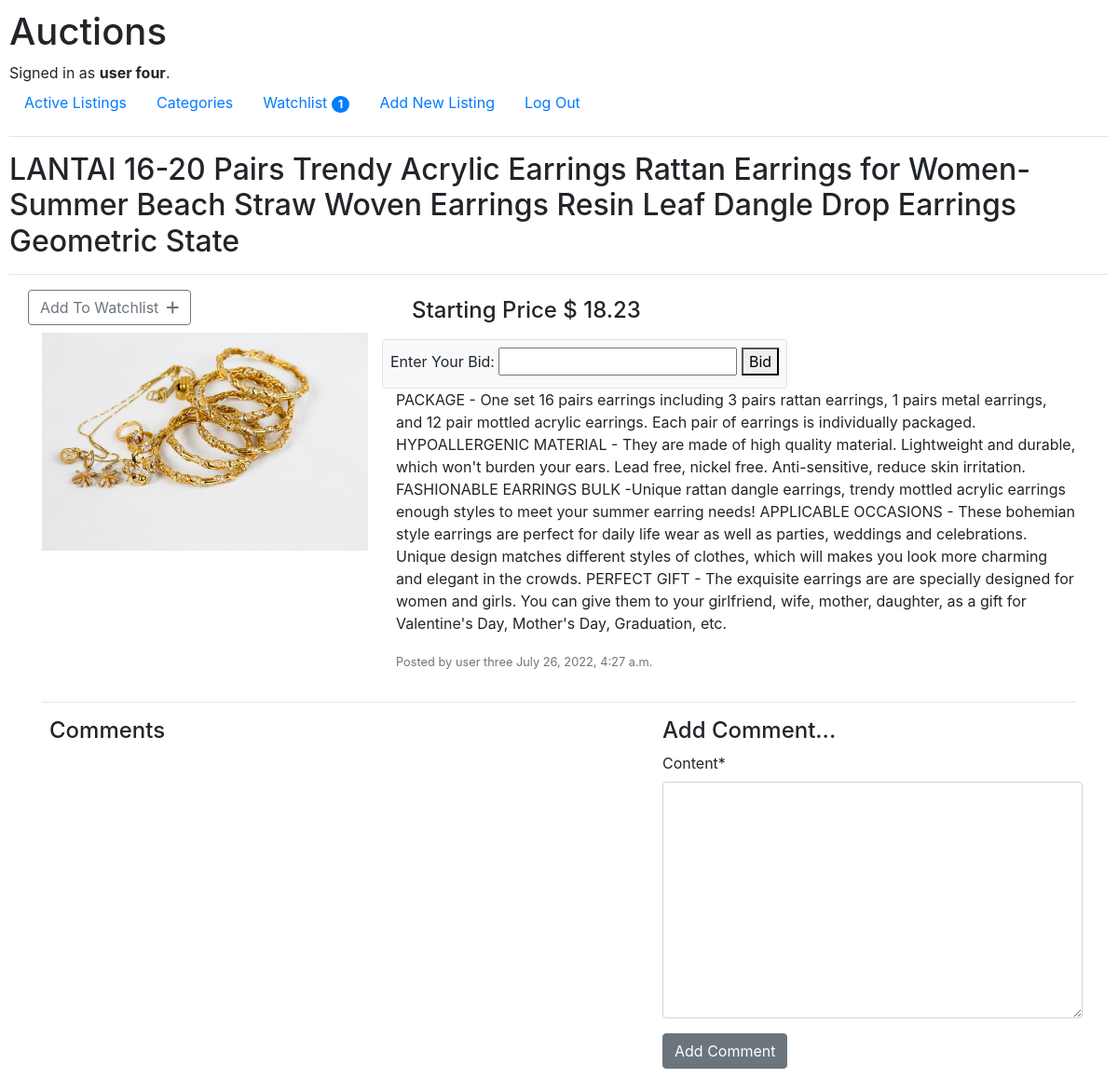
The app's page /30 (signed in), older data.
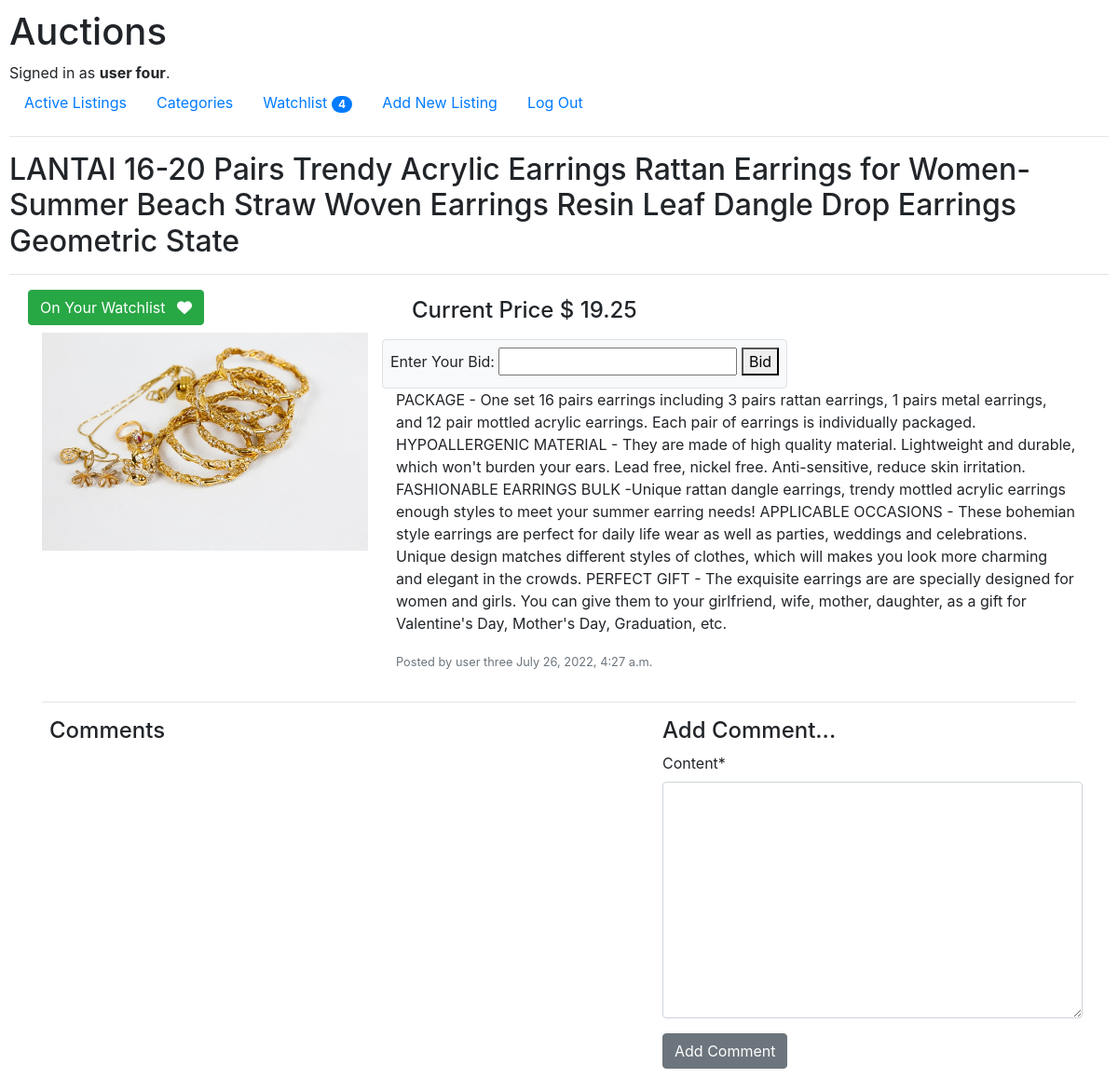
The same page, newer data.
### auctions/models.py (models this page shows, shortened)
class User(AbstractUser):
    def watchlist_count(self):
        return self.watchlist.count()

class Listing(models.Model):
    CATEGORIES = (
        ("Fashion", "Fashion"),
        ("Toys", "Toys"),
        ("Electronics", "Electronics"),
        ("Home", "Home"),
    )
    title = models.CharField(max_length=150)
    description = models.TextField()
    category = models.CharField(choices=CATEGORIES, max_length=30)
    image = models.ImageField(upload_to='users/%Y/%m/%d/', blank=True)
    starting_price = models.DecimalField(max_digits=10, decimal_places=2)
    date = models.DateTimeField(auto_now_add=True)
    watchlist = models.ManyToManyField(User, blank=True, default=None, related_name='watchlist')
    owner = models.ForeignKey(User, on_delete=models.CASCADE)
    active = models.BooleanField(default=True)
    def current_price(self):
        return self.bid_set.all().aggregate(Max('price'))['price__max']

### auctions/views.py (the view)
# urls.py: path("<int:listing_id>", views.listing, name="listing"),
def listing(request, listing_id):
    listing = get_object_or_404(Listing, pk=listing_id)
    if listing.watchlist.filter(id=request.user.id).exists():
        added = True
    else:
        added = False
    if request.method == "POST":
        form = BidForm(request.POST)
        form2 = CommentForm(request.POST)
        if form2.is_valid():
            instance2 = form2.save(commit=False)
            instance2.listing = listing
            instance2.author = request.user
            instance2.save()
            return redirect('listing', listing_id )
        if form.is_valid():
            instance = form.save(commit=False)
            instance.listing = listing
            instance.bid_by = request.user
            if listing.current_price():
                if listing.current_price() >= instance.price:
                    messages.error(request, f"You only bid $ {instance.price}. Your bid must be greater the current price of ${listing.current_price():.2f}")
                    return redirect('listing', listing_id)
                else:
                    instance.save()
                    messages.info(request, f"Congradulations!! You have the highest current bid ${listing.current_price():.2f}")
                    return redirect('listing', listing_id)
            elif instance.price <= listing.starting_price:
                messages.error(request, f"You only bid ${instance.price}. Your starting bid must be greater than ${listing.starting_price:.2f}")
                return redirect('listing', listing_id)
            else:
                instance.save()
                return redirect('listing', listing_id)
    else:
        form = BidForm()
        form2 = CommentForm()
    context = {
        "listing": listing,
        "added": added,
        "form": form,
        "form2": form2,
        "comments": listing.comment_set.all()
    }
    return render(request, "auctions/listing.html", context )

### auctions/forms.py
class BidForm(forms.ModelForm):
    class Meta:
        model = Bid
        fields = ('price',)
        labels = {
        "price": "Enter Your Bid"
    }

class CommentForm(forms.ModelForm):
    class Meta:
        model = Comment
        fields = ('content',)

### auctions/templates/auctions/listing.html (shortened to what this page needs)
{% extends "auctions/layout.html" %}
{% load static %}
{% load crispy_forms_tags %}
{% block body %}
<h2>{{ listing.title }}</h2>
<hr>
<div class="container">
    <div class="row">
        <div class="col-4">
            <div class="mb-2">
                {% if listing.active %}
                <div class="row">
                    <div class="mr-3">
                        {% if added  %}
                        <a href="{% url 'add_remove_watchlist' listing.id %}" class="btn btn-success">On Your Watchlist
                            <i class="fas fa-heart ml-2"></i></a>
                        {% else%}
                        {% if request.user != listing.owner %}
                        <a href="{% url 'add_remove_watchlist' listing.id %}" class="btn btn-outline-secondary">Add To
                            Watchlist<i class="fas fa-plus ml-2"></i></a>
                            {%else%}
                            <button class="btn btn-secondary">This is your listing</button>
                        {%endif     %}
                        {% endif %}
                    </div>
                </div>
                {% else%}
                <h4 class="card bg-grey text-center text-danger">
                    Bidding now closed on listing!!!
                </h4>
                {% endif %}
            </div>
            {% if listing.image %}
            <img src="{{ listing.image.url }}" alt="{{ listing.title }}" style="width: 100%;">
            {% else %}
            <img src="{% static 'auctions/images/unavailable.png' %}" alt="{{ listing.title }}" style="width: 100%;">
            {% endif%}
        </div>
        <div class="col-8">
            {% if listing.active %}
            <div class="row">
                <div>
                    {% if listing.current_price %}
                    <h4 class="mx-4 p-2">Current Price $ {{ listing.current_price |floatformat:2}}</h4>
                    {%else %}
                    <h4 class="mx-4 p-2">Starting Price $ {{ listing.starting_price }}</h4>
                    {%endif%}
                </div>
                <div>
                    {% if user.is_authenticated %}
                    {% if request.user != listing.owner %}
                    <form method="post" class="bg-light mr-4 p-2 border rounded">
                        {{ form }}
                        <button type="submit">Bid</button>
                    </form>
                    {% endif %}
                    {% else %}
                    <a class="btn btn-success" href="{% url 'login' %}">Login to bid </a>
                    {% endif %}
                </div>
            </div>
            {% else %}
            <div class="mb-2">
                <a href="{% url 'closed_listing' listing.id %}" class="btn btn-primary mx-4">
                    View closed listings
                </a>
            </div>
            {% endif %}
            <p>{{ listing.description }}</p>
            <p><small class="text-muted">Posted by {{ listing.owner }} {{ listing.date }}</small></p>
        </div>
    </div>
    <hr>
    <div class="row">
        <div class="col-7 mx-2">
            <h4> Comments</h4>
        </div>
        <div>
            <h4>Add Comment...</h4>
            <form method="post">
                {{ form2 |crispy }}
                <button class="btn btn-secondary" type="submit">Add Comment</button>
            </form>
        </div>
    </div>
</div>
{% endblock %}

### auctions/templates/auctions/layout.html (shortened to what this page needs)
{% load static %}
<!DOCTYPE html>
<html lang="en">
    <head>
        <link rel="stylesheet" href="https://stackpath.bootstrapcdn.com/bootstrap/4.4.1/css/bootstrap.min.css">
        <link href="{% static 'auctions/styles.css' %}" rel="stylesheet">
    </head>
    <body>
        <h1>Auctions</h1>
        <div>
            {% if user.is_authenticated %}
                Signed in as <strong>{{ user.username }}</strong>.
            {% else %}
                Not signed in.
            {% endif %}
        </div>
        <ul class="nav">
            <li class="nav-item">
                <a class="nav-link" href="{% url 'index' %}">Active Listings</a>
            </li>
            {% if user.is_authenticated %}
                <li class="nav-item">
                    <a class="nav-link" href="{% url 'categories' %}">Categories</a>
                </li>
                <li class="nav-item">
                    <a class="nav-link" href="{% url 'watchlist' %}">Watchlist <span class="badge badge-primary badge-pill">{{ user.watchlist_count }}</span>
                    </a>
                </li>
                <li class="nav-item">
                    <a class="nav-link" href="{% url 'new_listing' %}">Add New Listing</a>
                </li>
                <li class="nav-item">
                    <a class="nav-link" href="{% url 'logout' %}">Log Out</a>
                </li>
            {% endif %}
        </ul>
        <hr>
        {% block body %}
        {% endblock %}
    </body>
</html>

Row changes from the older to the newer data that the page shows:
changed User "user four": watchlist_count "1" → "4"
shown differently, row unchanged: Listing "user three": current_price (not shown) → "19.25"; starting_price "18.23" → (not shown)
Text that changed along with them:
text no longer shown: "Add To Watchlist Starting Price $"
text now shown: "On Your Watchlist Current Price $"
